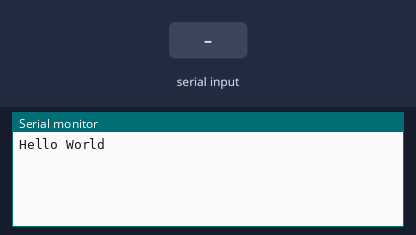
Recording of a sketch running on a simulated Arduino Uno, built with avr-gcc and run on an emulated ATmega328P. On the bench: the last lines printed to the serial monitor. The test bench sets the inputs (shaded band).

Above: at 1.2 s.
1.3 s: "a" received over Serial
At 1.7 s:
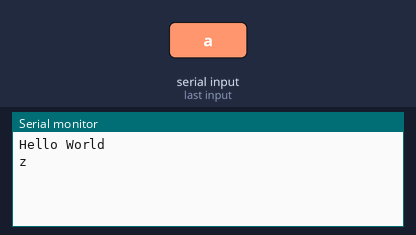
2.8 s: byte 32 (' ') received over Serial
At 4.0 s:
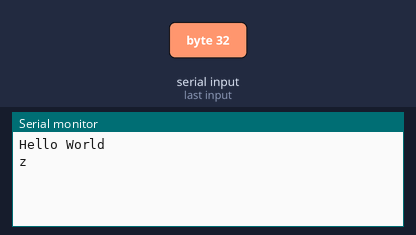

The sketch:

Response_Code.ino
```cpp
void setup() {

  Serial.begin(9600);
  Serial.println("Hello World");
  //while (! Serial);

}

void loop() {
  if (Serial.available()){
    char ch = Serial.read();
     if (ch >= 'A' &&  ch < 'a' ){
      Serial.print(ch,0);
      }

    if (ch > 'a' && ch <= 'z'){
      Serial.print(ch-1,0);
     }

    if (ch == 'a'){
      Serial.print("z");
    }
    if (ch == ' '){
      Serial.print(ch);
    }
  }
}
```

Measured:
- after the input at 1.3 s, the serial monitor: prints a new line at once (image 1)
- after the input at 2.8 s, the serial monitor: prints a new line at once (image 2)
